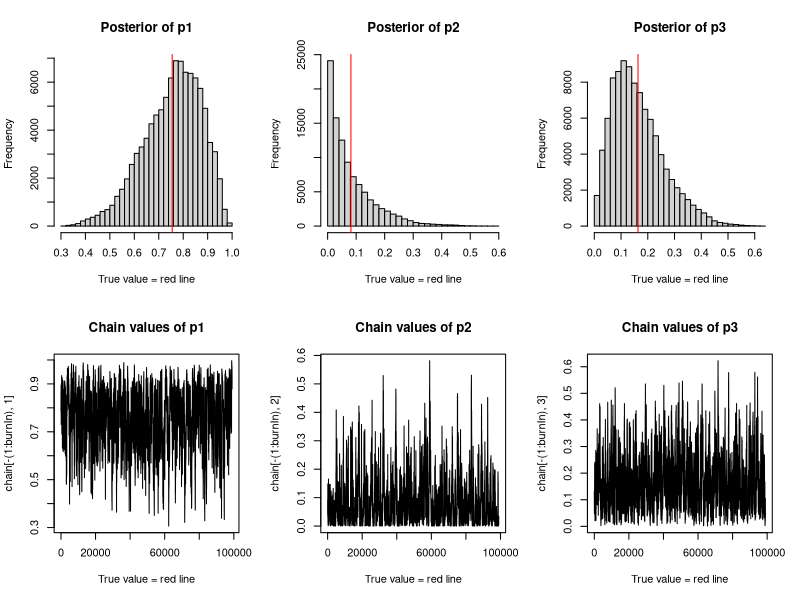
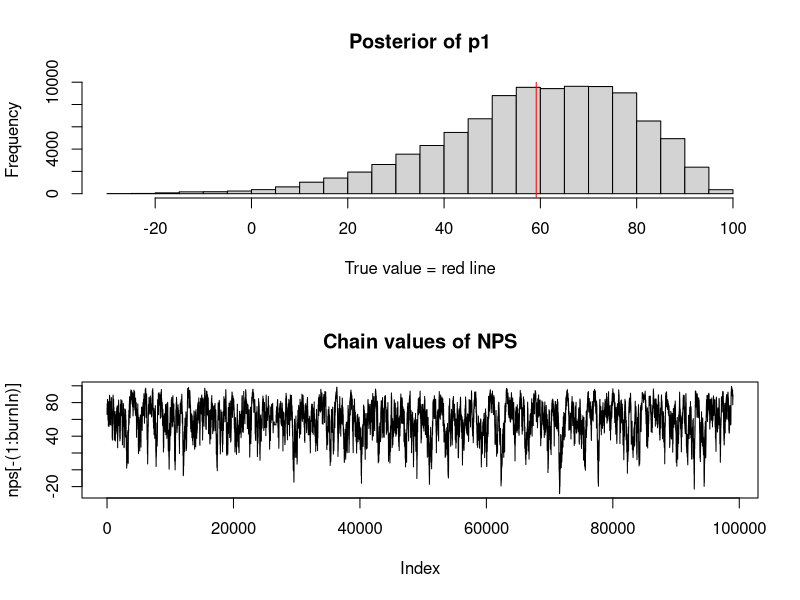
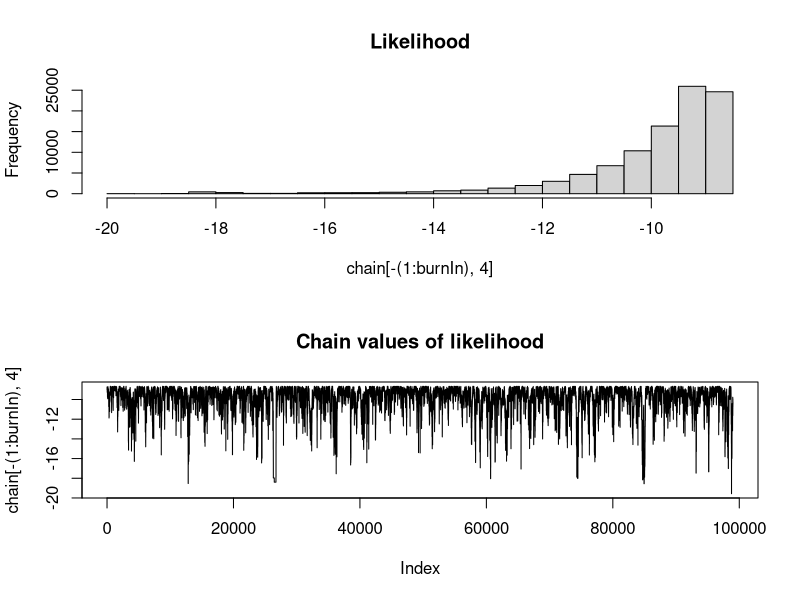

Here is the R script that generated these plots, in order:
 library(MCMCpack)
 options(scipen=999)
 
 # Data
 x <- c(9,1,2)
 a <- c(0.000001, 0.000001, 0.000001)
 
 # Posterior
 posterior <- function(param) {
   lik <- sum(log(param^x))    # kernal of multinomial
   prior <- sum(log(param^a))  # kernal of Dirichlet
   return(lik + prior)
 }
 
 
 ######## Metropolis algorithm ################
 
 # proposal function
 scale.factor=1000  # Scale variance of proposal function
 proposalfunction <- function(param, scale.factor){
   # propose new values of param
   param <- rdirichlet(1,param*scale.factor)
   return(param)
 }
 
 # MCMC algorithm 
 run_metropolis_MCMC <- function(startvalue, iterations, s = scale.factor){
   chain = array(dim = c(iterations+1,4))
   chain[1,1:3] = startvalue
   for (i in 1:iterations){
     # proposal function
     proposal = proposalfunction(chain[i,1:3], s)
     # ratio of likelihood density values
     plikelihood = posterior(proposal) - 
                   posterior(chain[i,1:3])
     ###### Ratio of proposal density values #######
     # Note: for some reason, this isn't needed,
     # even though a Dirichlet isn't perfectly symetrical
     # Verified by comparing to closed form solution
     #ppropos = log(ddirichlet(chain[i,1:3],proposal*s)) -
     #          log(ddirichlet(proposal,chain[i,1:3]*s))
     # probability of acceptence
     #probab = exp(plikelihood + ppropos)
     probab = exp(plikelihood)
     if(i %% (iterations/100) == 0) print(paste0((i/iterations)*100,"%"))
     if (runif(1) < probab){
       chain[i+1,1:3] = proposal
       chain[i+1,4] = posterior(proposal)
     }else{
       chain[i+1,1:3] = chain[i,1:3]
       chain[i+1,4] = posterior(chain[i,1:3])
     }
   }
     return(chain)
 }
 
 startvalue = x/sum(x)   # Initial values set to p of x
 chain = run_metropolis_MCMC(startvalue, 100000)
 
 burnIn = 1000
 acceptance = 1-mean(duplicated(chain[-(1:burnIn),]))
 acceptance
 
 ### Plot Summary: #######################
 # Plot of parameters
 {
   par(mfrow = c(2,3))
   hist(chain[-(1:burnIn),1],nclass=30, , main="Posterior of p1", xlab="True value = red line" )
   abline(v = mean(chain[-(1:burnIn),1]), col="red")
   hist(chain[-(1:burnIn),2],nclass=30, main="Posterior of p2", xlab="True value = red line")
   abline(v = mean(chain[-(1:burnIn),2]), col="red")
   hist(chain[-(1:burnIn),3],nclass=30, main="Posterior of p3", xlab="True value = red line")
   abline(v = mean(chain[-(1:burnIn),3]), col="red" )
   plot(chain[-(1:burnIn),1], type = "l", xlab="True value = red line" , main = "Chain values of p1", )
   plot(chain[-(1:burnIn),2], type = "l", xlab="True value = red line" , main = "Chain values of p2", )
   plot(chain[-(1:burnIn),3], type = "l", xlab="True value = red line" , main = "Chain values of p3", )
 }
 
 # Plot NPS
 {
   nps <- (chain[,1] - chain[,3]) * 100
   par(mfrow = c(2,1))
   hist(nps[-(1:burnIn)],nclass=30, , main="Posterior of p1", xlab="True value = red line" )
   abline(v = mean(nps[-(1:burnIn)]), col="red")
   plot(nps[-(1:burnIn)], type = "l" , main = "Chain values of NPS", )
   mean(nps[-(1:burnIn)])
 }
 
 
 # Plot likelihood
 {
   par(mfrow = c(2,1))
   hist(chain[-(1:burnIn),4],nclass=30, , main="Likelihood" )
   plot(chain[-(1:burnIn),4], type = "l" , main = "Chain values of likelihood", )
 }
